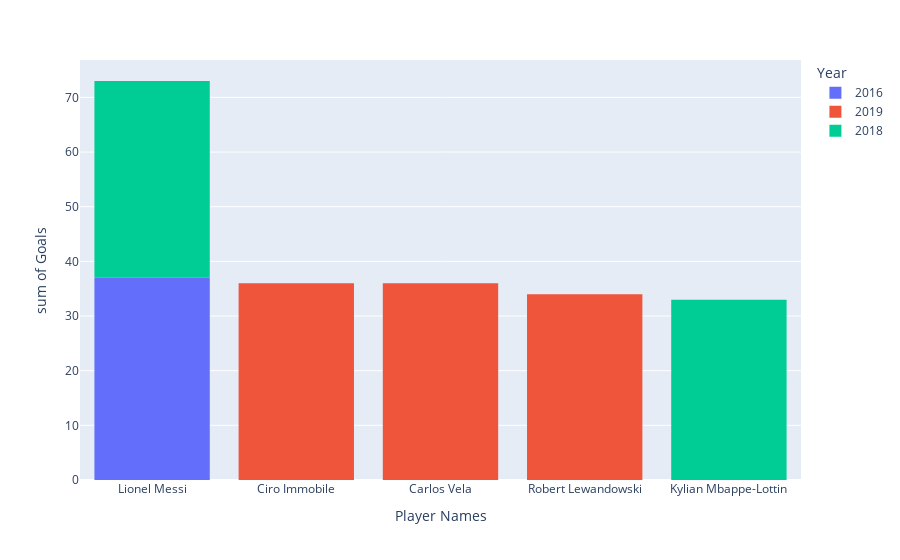

The notebook cell saved with this chart:
### Code cell
fig = px.histogram(top_player, x="Player Names", y="Goals", color="Year")
fig.show()

### Figure 1 — Plotly figure (JSON) as saved in the notebook; plotly's stock layout.template omitted (floating-point values rounded to 4 significant figures)
{"data": [{"alignmentgroup": "True", "bingroup": "x", "histfunc": "sum", "hovertemplate": "Year=2016<br>Player Names=%{x}<br>sum of Goals=%{y}<extra></extra>", "legendgroup": "2016", "marker": {"color": "#636efa", "pattern": {"shape": ""}}, "name": "2016", "offsetgroup": "2016", "orientation": "v", "showlegend": true, "type": "histogram", "x": ["Lionel Messi"], "xaxis": "x", "y": [37], "yaxis": "y"}, {"alignmentgroup": "True", "bingroup": "x", "histfunc": "sum", "hovertemplate": "Year=2019<br>Player Names=%{x}<br>sum of Goals=%{y}<extra></extra>", "legendgroup": "2019", "marker": {"color": "#EF553B", "pattern": {"shape": ""}}, "name": "2019", "offsetgroup": "2019", "orientation": "v", "showlegend": true, "type": "histogram", "x": ["Ciro Immobile", "Carlos Vela", "Robert Lewandowski"], "xaxis": "x", "y": [36, 36, 34], "yaxis": "y"}, {"alignmentgroup": "True", "bingroup": "x", "histfunc": "sum", "hovertemplate": "Year=2018<br>Player Names=%{x}<br>sum of Goals=%{y}<extra></extra>", "legendgroup": "2018", "marker": {"color": "#00cc96", "pattern": {"shape": ""}}, "name": "2018", "offsetgroup": "2018", "orientation": "v", "showlegend": true, "type": "histogram", "x": ["Lionel Messi", "Kylian Mbappe-Lottin"], "xaxis": "x", "y": [36, 33], "yaxis": "y"}], "layout": {"barmode": "relative", "legend": {"title": {"text": "Year"}, "tracegroupgap": 0}, "margin": {"t": 60}, "xaxis": {"anchor": "y", "domain": [0, 1], "title": {"text": "Player Names"}}, "yaxis": {"anchor": "x", "domain": [0, 1], "title": {"text": "sum of Goals"}}}}
